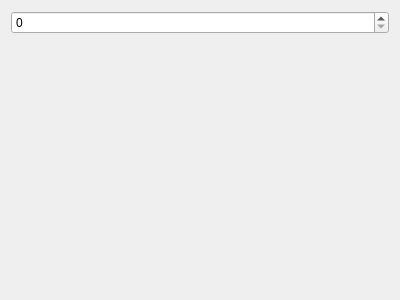
<?xml version="1.0" encoding="UTF-8"?>
<ui version="4.0">
 <class>UDPFieldsWidget</class>
 <widget class="QWidget" name="UDPFieldsWidget">
  <property name="geometry">
   <rect>
    <x>0</x>
    <y>0</y>
    <width>400</width>
    <height>300</height>
   </rect>
  </property>
  <property name="windowTitle">
   <string>Form</string>
  </property>
  <layout class="QVBoxLayout" name="verticalLayout">
   <item>
    <widget class="QSpinBox" name="spinBoxNrUDP"/>
   </item>
   <item>
    <widget class="QWidget" name="containerWidget" native="true">
     <property name="sizePolicy">
      <sizepolicy hsizetype="Expanding" vsizetype="Expanding">
       <horstretch>0</horstretch>
       <verstretch>1</verstretch>
      </sizepolicy>
     </property>
     <layout class="QVBoxLayout" name="verticalLayout_3">
      <item>
       <layout class="QVBoxLayout" name="verticalLayoutFields"/>
      </item>
     </layout>
    </widget>
   </item>
  </layout>
 </widget>
 <resources/>
 <connections/>
</ui>
